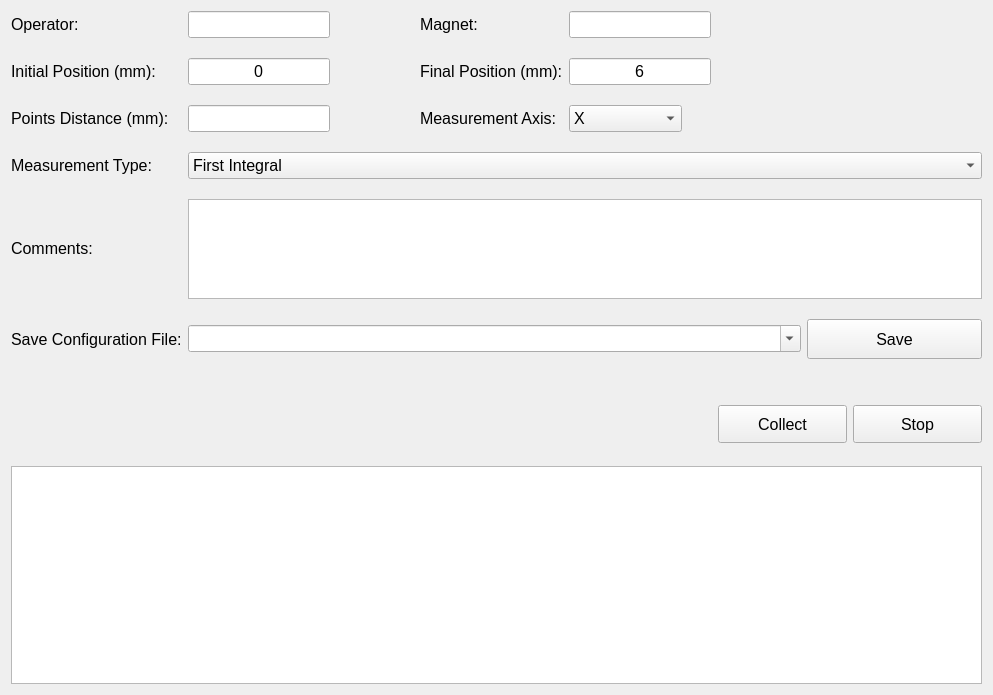
<?xml version="1.0" encoding="UTF-8"?>
<ui version="4.0">
 <class>MeasurementsWidget</class>
 <widget class="QWidget" name="MeasurementsWidget">
  <property name="geometry">
   <rect>
    <x>0</x>
    <y>0</y>
    <width>989</width>
    <height>695</height>
   </rect>
  </property>
  <property name="font">
   <font>
    <pointsize>12</pointsize>
   </font>
  </property>
  <property name="windowTitle">
   <string>Form</string>
  </property>
  <layout class="QGridLayout" name="gridLayout">
   <item row="0" column="0" colspan="3">
    <layout class="QGridLayout" name="gridLayout_14">
     <property name="verticalSpacing">
      <number>20</number>
     </property>
     <item row="3" column="0">
      <widget class="QLabel" name="label_3">
       <property name="text">
        <string>Points Distance (mm):</string>
       </property>
      </widget>
     </item>
     <item row="1" column="0" rowspan="2">
      <widget class="QLabel" name="label_9">
       <property name="text">
        <string>Initial Position (mm):</string>
       </property>
      </widget>
     </item>
     <item row="1" column="1" rowspan="2" colspan="2">
      <widget class="QLineEdit" name="le_init_pos">
       <property name="sizePolicy">
        <sizepolicy hsizetype="Fixed" vsizetype="Fixed">
         <horstretch>0</horstretch>
         <verstretch>0</verstretch>
        </sizepolicy>
       </property>
       <property name="text">
        <string>0</string>
       </property>
       <property name="alignment">
        <set>Qt::AlignCenter</set>
       </property>
      </widget>
     </item>
     <item row="8" column="0" rowspan="3">
      <widget class="QLabel" name="label">
       <property name="sizePolicy">
        <sizepolicy hsizetype="Fixed" vsizetype="Preferred">
         <horstretch>0</horstretch>
         <verstretch>0</verstretch>
        </sizepolicy>
       </property>
       <property name="text">
        <string>Save Configuration File:</string>
       </property>
      </widget>
     </item>
     <item row="7" column="0">
      <widget class="QLabel" name="label_11">
       <property name="sizePolicy">
        <sizepolicy hsizetype="Preferred" vsizetype="Fixed">
         <horstretch>0</horstretch>
         <verstretch>0</verstretch>
        </sizepolicy>
       </property>
       <property name="text">
        <string>Comments:</string>
       </property>
      </widget>
     </item>
     <item row="0" column="3">
      <widget class="QLabel" name="label_8">
       <property name="text">
        <string>Magnet:</string>
       </property>
      </widget>
     </item>
     <item row="0" column="0">
      <widget class="QLabel" name="label_7">
       <property name="text">
        <string>Operator:</string>
       </property>
      </widget>
     </item>
     <item row="0" column="1" colspan="2">
      <widget class="QLineEdit" name="le_operator">
       <property name="sizePolicy">
        <sizepolicy hsizetype="Fixed" vsizetype="Fixed">
         <horstretch>0</horstretch>
         <verstretch>0</verstretch>
        </sizepolicy>
       </property>
       <property name="text">
        <string/>
       </property>
       <property name="alignment">
        <set>Qt::AlignLeading|Qt::AlignLeft|Qt::AlignVCenter</set>
       </property>
      </widget>
     </item>
     <item row="4" column="0" rowspan="3">
      <widget class="QLabel" name="label_20">
       <property name="text">
        <string>Measurement Type:</string>
       </property>
      </widget>
     </item>
     <item row="1" column="3" rowspan="2">
      <widget class="QLabel" name="label_12">
       <property name="text">
        <string>Final Position (mm):</string>
       </property>
      </widget>
     </item>
     <item row="0" column="4" colspan="3">
      <widget class="QLineEdit" name="le_magnet_name">
       <property name="sizePolicy">
        <sizepolicy hsizetype="Fixed" vsizetype="Fixed">
         <horstretch>0</horstretch>
         <verstretch>0</verstretch>
        </sizepolicy>
       </property>
       <property name="text">
        <string/>
       </property>
       <property name="alignment">
        <set>Qt::AlignLeading|Qt::AlignLeft|Qt::AlignVCenter</set>
       </property>
      </widget>
     </item>
     <item row="7" column="1" colspan="6">
      <widget class="QTextEdit" name="te_meas_details">
       <property name="sizePolicy">
        <sizepolicy hsizetype="Expanding" vsizetype="Minimum">
         <horstretch>0</horstretch>
         <verstretch>0</verstretch>
        </sizepolicy>
       </property>
       <property name="minimumSize">
        <size>
         <width>0</width>
         <height>50</height>
        </size>
       </property>
       <property name="maximumSize">
        <size>
         <width>16777215</width>
         <height>100</height>
        </size>
       </property>
       <property name="html">
        <string>&lt;!DOCTYPE HTML PUBLIC &quot;-//W3C//DTD HTML 4.0//EN&quot; &quot;http://www.w3.org/TR/REC-html40/strict.dtd&quot;&gt;
&lt;html&gt;&lt;head&gt;&lt;meta name=&quot;qrichtext&quot; content=&quot;1&quot; /&gt;&lt;style type=&quot;text/css&quot;&gt;
p, li { white-space: pre-wrap; }
&lt;/style&gt;&lt;/head&gt;&lt;body style=&quot; font-family:'MS Shell Dlg 2'; font-size:12pt; font-weight:400; font-style:normal;&quot;&gt;
&lt;p style=&quot;-qt-paragraph-type:empty; margin-top:0px; margin-bottom:0px; margin-left:0px; margin-right:0px; -qt-block-indent:0; text-indent:0px;&quot;&gt;&lt;br /&gt;&lt;/p&gt;&lt;/body&gt;&lt;/html&gt;</string>
       </property>
      </widget>
     </item>
     <item row="4" column="1" rowspan="3" colspan="6">
      <widget class="QComboBox" name="cmb_meas_integral">
       <item>
        <property name="text">
         <string>First Integral</string>
        </property>
       </item>
       <item>
        <property name="text">
         <string>Second Integral</string>
        </property>
       </item>
      </widget>
     </item>
     <item row="8" column="1" rowspan="3" colspan="5">
      <widget class="QComboBox" name="cmb_config">
       <property name="statusTip">
        <string>Selecionar arquivo de configuração.</string>
       </property>
       <property name="editable">
        <bool>true</bool>
       </property>
       <property name="insertPolicy">
        <enum>QComboBox::NoInsert</enum>
       </property>
      </widget>
     </item>
     <item row="1" column="4" rowspan="2" colspan="3">
      <widget class="QLineEdit" name="le_final_pos">
       <property name="sizePolicy">
        <sizepolicy hsizetype="Fixed" vsizetype="Fixed">
         <horstretch>0</horstretch>
         <verstretch>0</verstretch>
        </sizepolicy>
       </property>
       <property name="text">
        <string>6</string>
       </property>
       <property name="alignment">
        <set>Qt::AlignCenter</set>
       </property>
      </widget>
     </item>
     <item row="3" column="3">
      <widget class="QLabel" name="label_2">
       <property name="text">
        <string>Measurement Axis:</string>
       </property>
      </widget>
     </item>
     <item row="3" column="1" colspan="2">
      <widget class="QLineEdit" name="le_pts_dist">
       <property name="sizePolicy">
        <sizepolicy hsizetype="Fixed" vsizetype="Fixed">
         <horstretch>0</horstretch>
         <verstretch>0</verstretch>
        </sizepolicy>
       </property>
       <property name="alignment">
        <set>Qt::AlignCenter</set>
       </property>
      </widget>
     </item>
     <item row="8" column="6" rowspan="3">
      <widget class="QPushButton" name="pbt_save_config">
       <property name="enabled">
        <bool>true</bool>
       </property>
       <property name="sizePolicy">
        <sizepolicy hsizetype="Fixed" vsizetype="Fixed">
         <horstretch>0</horstretch>
         <verstretch>0</verstretch>
        </sizepolicy>
       </property>
       <property name="minimumSize">
        <size>
         <width>175</width>
         <height>40</height>
        </size>
       </property>
       <property name="text">
        <string>Save</string>
       </property>
       <property name="icon">
        <iconset>
         <normaloff>../../resources/img/gnome_media_floppy.png</normaloff>../../resources/img/gnome_media_floppy.png</iconset>
       </property>
       <property name="iconSize">
        <size>
         <width>20</width>
         <height>20</height>
        </size>
       </property>
      </widget>
     </item>
     <item row="3" column="4">
      <widget class="QComboBox" name="cmb_meas_axis">
       <property name="sizePolicy">
        <sizepolicy hsizetype="Preferred" vsizetype="Fixed">
         <horstretch>0</horstretch>
         <verstretch>0</verstretch>
        </sizepolicy>
       </property>
       <item>
        <property name="text">
         <string>X</string>
        </property>
       </item>
       <item>
        <property name="text">
         <string>Y</string>
        </property>
       </item>
      </widget>
     </item>
    </layout>
   </item>
   <item row="2" column="0" colspan="3">
    <layout class="QHBoxLayout" name="horizontalLayout">
     <item>
      <spacer name="horizontalSpacer_2">
       <property name="orientation">
        <enum>Qt::Horizontal</enum>
       </property>
       <property name="sizeHint" stdset="0">
        <size>
         <width>40</width>
         <height>20</height>
        </size>
       </property>
      </spacer>
     </item>
     <item>
      <widget class="QPushButton" name="pbt_start_meas">
       <property name="sizePolicy">
        <sizepolicy hsizetype="Preferred" vsizetype="Fixed">
         <horstretch>0</horstretch>
         <verstretch>0</verstretch>
        </sizepolicy>
       </property>
       <property name="minimumSize">
        <size>
         <width>129</width>
         <height>38</height>
        </size>
       </property>
       <property name="maximumSize">
        <size>
         <width>129</width>
         <height>38</height>
        </size>
       </property>
       <property name="text">
        <string>Collect</string>
       </property>
       <property name="icon">
        <iconset>
         <normaloff>../../resources/img/play.png</normaloff>../../resources/img/play.png</iconset>
       </property>
       <property name="iconSize">
        <size>
         <width>70</width>
         <height>70</height>
        </size>
       </property>
      </widget>
     </item>
     <item>
      <widget class="QPushButton" name="pbt_stop_meas">
       <property name="sizePolicy">
        <sizepolicy hsizetype="Fixed" vsizetype="Fixed">
         <horstretch>0</horstretch>
         <verstretch>0</verstretch>
        </sizepolicy>
       </property>
       <property name="minimumSize">
        <size>
         <width>129</width>
         <height>38</height>
        </size>
       </property>
       <property name="maximumSize">
        <size>
         <width>129</width>
         <height>38</height>
        </size>
       </property>
       <property name="text">
        <string>Stop</string>
       </property>
       <property name="icon">
        <iconset>
         <normaloff>../../resources/img/stop_sign.png</normaloff>../../resources/img/stop_sign.png</iconset>
       </property>
       <property name="iconSize">
        <size>
         <width>30</width>
         <height>30</height>
        </size>
       </property>
      </widget>
     </item>
    </layout>
   </item>
   <item row="3" column="0" colspan="3">
    <spacer name="verticalSpacer_6">
     <property name="orientation">
      <enum>Qt::Vertical</enum>
     </property>
     <property name="sizeType">
      <enum>QSizePolicy::Fixed</enum>
     </property>
     <property name="sizeHint" stdset="0">
      <size>
       <width>971</width>
       <height>17</height>
      </size>
     </property>
    </spacer>
   </item>
   <item row="4" column="0" colspan="3">
    <widget class="PlotWidget" name="gv_rawcurves">
     <property name="backgroundBrush">
      <brush brushstyle="NoBrush">
       <color alpha="255">
        <red>255</red>
        <green>255</green>
        <blue>255</blue>
       </color>
      </brush>
     </property>
    </widget>
   </item>
   <item row="1" column="1">
    <spacer name="verticalSpacer_8">
     <property name="orientation">
      <enum>Qt::Vertical</enum>
     </property>
     <property name="sizeType">
      <enum>QSizePolicy::Fixed</enum>
     </property>
     <property name="sizeHint" stdset="0">
      <size>
       <width>20</width>
       <height>40</height>
      </size>
     </property>
    </spacer>
   </item>
  </layout>
 </widget>
 <customwidgets>
  <customwidget>
   <class>PlotWidget</class>
   <extends>QGraphicsView</extends>
   <header>pyqtgraph</header>
  </customwidget>
 </customwidgets>
 <resources>
  <include location="../../../../../Delta tau/imagens/imagens.qrc"/>
 </resources>
 <connections/>
</ui>
